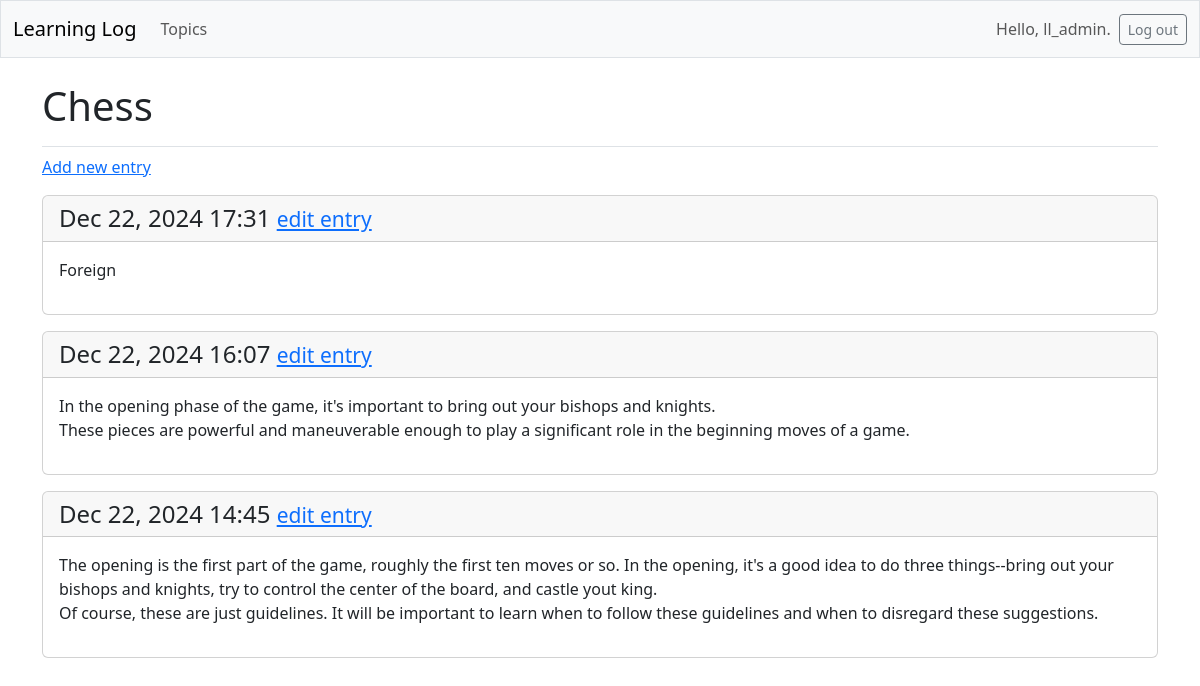
Before: /topics/1/ (signed in) with the older database file.
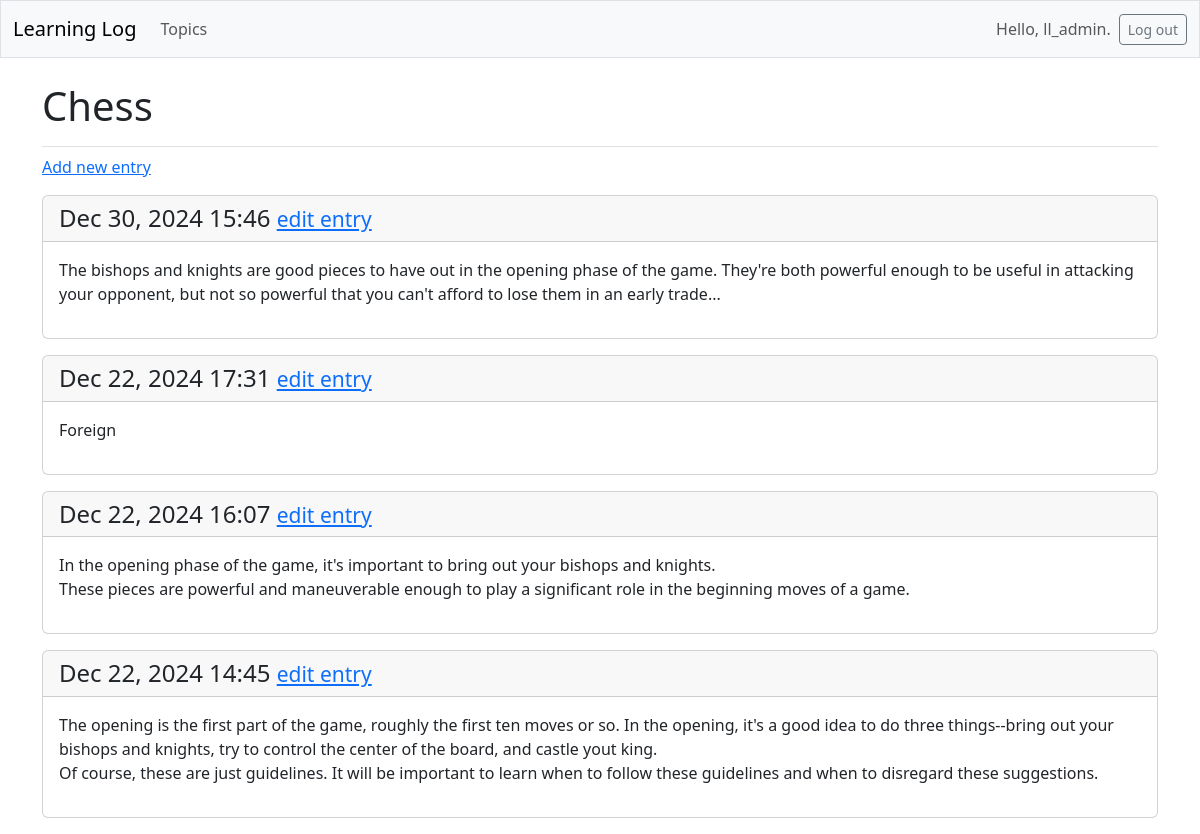
After: the same page with the newer database file.
### learning_logs/models.py (models this page shows, shortened)
class Topic(models.Model):
    text = models.CharField(max_length=200)
    date_added = models.DateTimeField(auto_now_add=True)
    owner = models.ForeignKey(User, on_delete=models.CASCADE)

class Entry(models.Model):
    topic = models.ForeignKey(Topic,on_delete=models.CASCADE)
    text = models.TextField()
    date_added = models.DateTimeField(auto_now_add=True)
    class Meta:
        verbose_name_plural = 'entries'

### learning_logs/views.py (the view)
# urls.py: path('topics/<int:topic_id>/',views.topic,name='topic'),
@login_required
def topic(request, topic_id):
    topic = Topic.objects.get(id=topic_id)
    if topic.owner != request.user:
        raise Http404
    entries = topic.entry_set.order_by('-date_added')
    context = {'topic':topic,'entries':entries}
    return render(request,'learning_logs/topic.html',context)

### learning_logs/templates/learning_logs/topic.html (shortened to what this page needs)
<!DOCTYPE html>
<html lang="en">
<head>
</head>
<body>
{% extends 'learning_logs/base.html' %}
{% block page_header %}
  <h1>{{ topic.text }}</h1>
{% endblock page_header %}
{% block content %}
  <p>
    <a href="{% url 'learning_logs:new_entry' topic.id %}">Add new entry</a>
  </p>
  {% for entry in entries %}
    <div class="card mb-3">
      <h4 class="card-header">
        {{ entry.date_added|date:'M d, Y H:i' }}
        <small><a href="{% url 'learning_logs:edit_entry' entry.id %}">
          edit entry</a></small>
      </h4>
      <div class="card-body">{{ entry.text|linebreaks }}</div>
    </div>
  {% empty %}
    <p>There are no entries for this topic yet.</p>
  {% endfor %}
{% endblock content %}

### learning_logs/templates/learning_logs/base.html (shortened to what this page needs)
<!doctype html>
<html lang="en">
<head>
  {% load django_bootstrap5 %}
  {% bootstrap_css %}
</head>
<body>
  <nav class="navbar navbar-expand-md navbar-light bg-light mb-4 border">
    <div class="container-fluid">
      <a class="navbar-brand" href="{% url 'learning_logs:index' %}">
          Learning Log</a>
      <div class="collapse navbar-collapse" id="navbarCollapse">
        <ul class="navbar-nav me-auto mb-2 mb-md-0">
          <li class="nav-item">
            <a class="nav-link" href="{% url 'learning_logs:topics' %}">
              Topics</a></li>
        </ul>
        <ul class="navbar-nav ms-auto mb-2 mb-md-0">
          {% if user.is_authenticated %}
            <li class="nav-item">
              <span class="navbar-text me-2">Hello, {{ user.username }}.
                </span></li>
          {% endif %}
        </ul>
        {% if user.is_authenticated %}
          <form action="{% url 'users:logout' %}" method='post'>
            <button name='submit' class='btn btn-outline-secondary btn-sm'>
              Log out</button>
          </form>
        {% endif %}
      </div>
    </div>
  </nav>
  <main class="container">
    <div class="pb-2 mb-2 border-bottom">
      {% block page_header %}{% endblock page_header %}
    </div>
    <div>
      {% block content %}{% endblock content %}
    </div>
  </main>
</body>
</html>

Changed rows visible on the page:
added Entry: date_added "Dec 30, 2024 15:46", text "The bishops and knights are good pieces to have out in the opening phase of the game. They're both powerful enough to be useful in attacking your opponent, but not so powerful that you can't afford to lose them in an early trade..."
